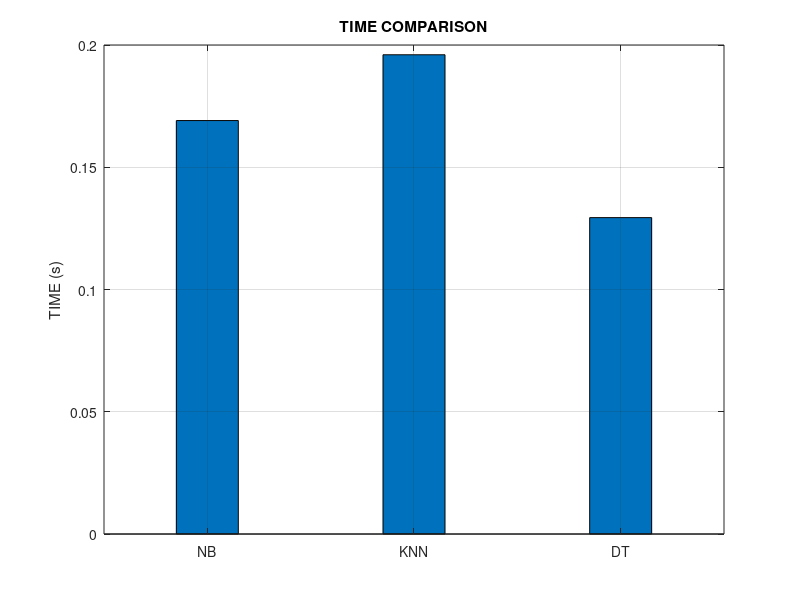

The MATLAB source for this figure:
nbtime=0.1691;
att={'NB','KNN','DT'};
knntime=0.19601;
dttime=0.129402;
wholeset=[nbtime knntime dttime];
figure('Name','TIME COMPARISON');
bar(wholeset,0.3);
grid on;
ylabel 'TIME (s)';
set(gca,'XTickLabel',att,'YGrid','on');
title('TIME COMPARISON');